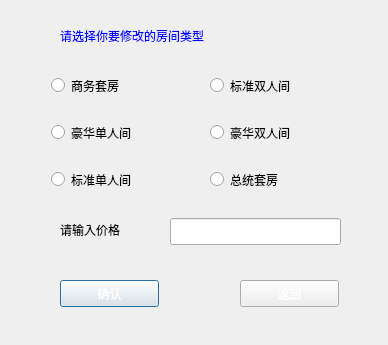
<?xml version="1.0" encoding="UTF-8"?>
<ui version="4.0">
 <class>change_room_price</class>
 <widget class="QDialog" name="change_room_price">
  <property name="geometry">
   <rect>
    <x>0</x>
    <y>0</y>
    <width>388</width>
    <height>345</height>
   </rect>
  </property>
  <property name="windowTitle">
   <string>Dialog</string>
  </property>
  <property name="styleSheet">
   <string notr="true">border-image: url(:/new/prefix1/lanhua.jpg);</string>
  </property>
  <widget class="QLabel" name="label">
   <property name="geometry">
    <rect>
     <x>60</x>
     <y>20</y>
     <width>281</width>
     <height>31</height>
    </rect>
   </property>
   <property name="styleSheet">
    <string notr="true">color: rgb(0, 0, 255);
font: 75 14pt &quot;Agency FB&quot;;
border-image: url(:/new/prefix1/shuijing.jpg);</string>
   </property>
   <property name="text">
    <string>请选择你要修改的房间类型</string>
   </property>
  </widget>
  <widget class="QLineEdit" name="lineEdit">
   <property name="geometry">
    <rect>
     <x>170</x>
     <y>218</y>
     <width>171</width>
     <height>27</height>
    </rect>
   </property>
   <property name="styleSheet">
    <string notr="true">border-image: url(:/new/prefix1/shuijing.jpg);</string>
   </property>
  </widget>
  <widget class="QLabel" name="label_2">
   <property name="geometry">
    <rect>
     <x>60</x>
     <y>220</y>
     <width>101</width>
     <height>20</height>
    </rect>
   </property>
   <property name="styleSheet">
    <string notr="true">border-image: url(:/new/prefix1/shuijing.jpg);
color: rgb(0, 0, 0);
font: 75 11pt &quot;Agency FB&quot;;</string>
   </property>
   <property name="text">
    <string>请输入价格</string>
   </property>
  </widget>
  <widget class="QPushButton" name="pushButton">
   <property name="geometry">
    <rect>
     <x>60</x>
     <y>280</y>
     <width>99</width>
     <height>27</height>
    </rect>
   </property>
   <property name="styleSheet">
    <string notr="true">font: 11pt &quot;Agency FB&quot;;
border-image: url(:/new/prefix1/Purple.jpg);
font: 75 9pt &quot;Agency FB&quot;;
color: rgb(255, 255, 255);</string>
   </property>
   <property name="text">
    <string>确认</string>
   </property>
  </widget>
  <widget class="QPushButton" name="pushButton_2">
   <property name="geometry">
    <rect>
     <x>240</x>
     <y>280</y>
     <width>99</width>
     <height>27</height>
    </rect>
   </property>
   <property name="styleSheet">
    <string notr="true">font: 11pt &quot;Agency FB&quot;;
border-image: url(:/new/prefix1/Purple.jpg);
font: 75 9pt &quot;Agency FB&quot;;
color: rgb(255, 255, 255);</string>
   </property>
   <property name="text">
    <string>返回</string>
   </property>
  </widget>
  <widget class="QRadioButton" name="radioButton_2">
   <property name="geometry">
    <rect>
     <x>51</x>
     <y>76</y>
     <width>121</width>
     <height>19</height>
    </rect>
   </property>
   <property name="styleSheet">
    <string notr="true">color: rgb(0, 0, 0);
font: 75 11pt &quot;Agency FB&quot;;
border-image: url(:/new/prefix1/shuijing.jpg);</string>
   </property>
   <property name="text">
    <string>商务套房</string>
   </property>
  </widget>
  <widget class="QRadioButton" name="radioButton">
   <property name="geometry">
    <rect>
     <x>51</x>
     <y>123</y>
     <width>131</width>
     <height>19</height>
    </rect>
   </property>
   <property name="styleSheet">
    <string notr="true">color: rgb(0, 0, 0);
font: 75 11pt &quot;Agency FB&quot;;
border-image: url(:/new/prefix1/shuijing.jpg);</string>
   </property>
   <property name="text">
    <string>豪华单人间</string>
   </property>
  </widget>
  <widget class="QRadioButton" name="radioButton_3">
   <property name="geometry">
    <rect>
     <x>51</x>
     <y>170</y>
     <width>131</width>
     <height>19</height>
    </rect>
   </property>
   <property name="styleSheet">
    <string notr="true">color: rgb(0, 0, 0);
font: 75 11pt &quot;Agency FB&quot;;
border-image: url(:/new/prefix1/shuijing.jpg);</string>
   </property>
   <property name="text">
    <string>标准单人间</string>
   </property>
  </widget>
  <widget class="QRadioButton" name="radioButton_5">
   <property name="geometry">
    <rect>
     <x>210</x>
     <y>76</y>
     <width>131</width>
     <height>19</height>
    </rect>
   </property>
   <property name="styleSheet">
    <string notr="true">color: rgb(0, 0, 0);
font: 75 11pt &quot;Agency FB&quot;;
border-image: url(:/new/prefix1/shuijing.jpg);</string>
   </property>
   <property name="text">
    <string>标准双人间</string>
   </property>
  </widget>
  <widget class="QRadioButton" name="radioButton_4">
   <property name="geometry">
    <rect>
     <x>210</x>
     <y>123</y>
     <width>131</width>
     <height>19</height>
    </rect>
   </property>
   <property name="styleSheet">
    <string notr="true">color: rgb(0, 0, 0);
font: 75 11pt &quot;Agency FB&quot;;
border-image: url(:/new/prefix1/shuijing.jpg);</string>
   </property>
   <property name="text">
    <string>豪华双人间</string>
   </property>
  </widget>
  <widget class="QRadioButton" name="radioButton_6">
   <property name="geometry">
    <rect>
     <x>210</x>
     <y>170</y>
     <width>111</width>
     <height>19</height>
    </rect>
   </property>
   <property name="styleSheet">
    <string notr="true">color: rgb(0, 0, 0);
font: 75 11pt &quot;Agency FB&quot;;
border-image: url(:/new/prefix1/shuijing.jpg);</string>
   </property>
   <property name="text">
    <string>总统套房</string>
   </property>
  </widget>
 </widget>
 <resources/>
 <connections/>
</ui>
